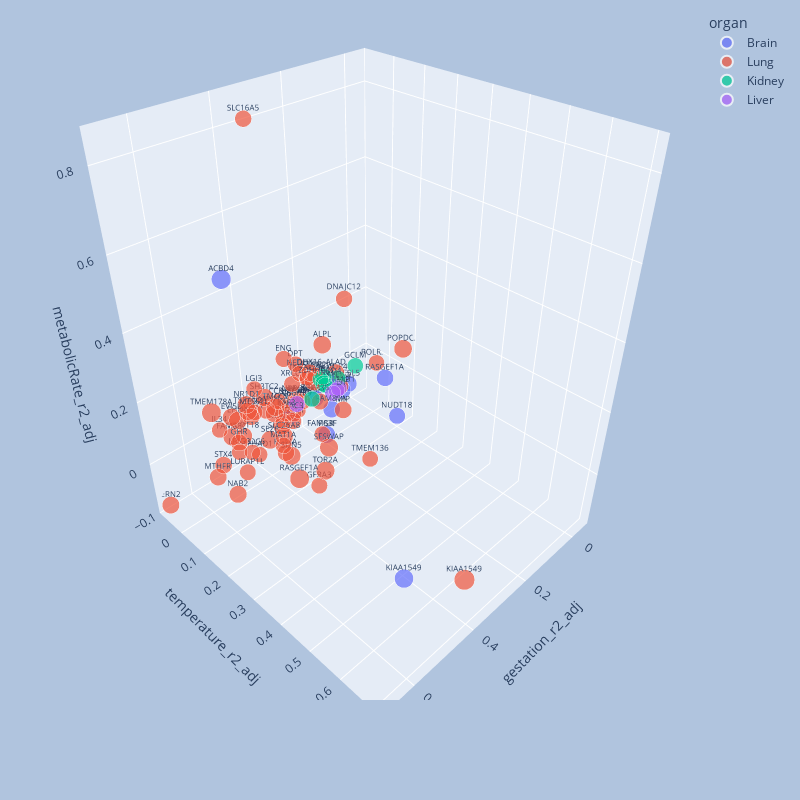

Write notebook code for a chart like this one.
### Code cell
import plotly.express as px
import numpy as np
fig = px.scatter_3d(df, x="gestation_r2_adj", y="temperature_r2_adj", z="metabolicRate_r2_adj", size="maxlifespan_r2_adj", color='organ',
                    text = "symbol", hover_data=['symbol'], width=800, height=800)
fig.update_layout(
    margin=dict(l=50, r=50, t=10, b=100),
    paper_bgcolor="LightSteelBlue",
)
fig.update_traces(textfont_size=8)
#fig.update_layout(scene_zaxis_type="log")
fig.show()

### Figure 1 — Plotly figure (JSON) as saved in the notebook; plotly's stock layout.template omitted (floating-point values rounded to 4 significant figures)
{"data": [{"customdata": [["ACBD4"], ["KIAA1549"], ["PGR"], ["NEDD4"], ["FAM81A"], ["CYHR1"], ["RASGEF1A"], ["TRIM35"], ["ACSL5"], ["NUDT18"], ["HDAC3"]], "hovertemplate": "organ=Brain<br>gestation_r2_adj=%{x}<br>temperature_r2_adj=%{y}<br>metabolicRate_r2_adj=%{z}<br>maxlifespan_r2_adj=%{marker.size}<br>symbol=%{text}<extra></extra>", "legendgroup": "Brain", "marker": {"color": "#636efa", "size": [0.7538, 0.7071, 0.6031, 0.5982, 0.5769, 0.5683, 0.5656, 0.5587, 0.5422, 0.5329, 0.5111], "sizemode": "area", "sizeref": 0.002065, "symbol": "circle"}, "mode": "markers+text", "name": "Brain", "scene": "scene", "showlegend": true, "text": ["ACBD4", "KIAA1549", "PGR", "NEDD4", "FAM81A", "CYHR1", "RASGEF1A", "TRIM35", "ACSL5", "NUDT18", "HDAC3"], "textfont": {"size": 8}, "type": "scatter3d", "x": [0.4957, 0.5119, 0.2818, 0.1777, 0.2199, 0.1274, 0.2071, 0.2353, 0.1067, 0.1256, 0.3142], "y": [0.006725, 0.604, 0.1007, -0.002072, 0.05512, -7.17e-05, 0.2468, 0.005458, 0.004403, 0.2153, -0.008322], "z": [0.5002, 0, -0.0331, 0.03639, -0.006763, -0.02041, 0.1964, 0.01191, -0.006343, 0.007803, -0.01458]}, {"customdata": [["TMEM178A"], ["RASGEF1A"], ["ZDHHC1"], ["SFSWAP"], ["TOR2A"], ["TSPAN2"], ["SUN5"], ["TMCC2"], ["SEZ6"], ["POPDC2"], ["NR1D1"], ["EHD4"], ["ALPL"], ["SH3TC2"], ["DCLK2"], ["SMPD1"], ["EVI5L"], ["SLC26A8"], ["FAM83C"], ["UNC79"], ["ERN2"], ["NAB2"], ["TAF3"], ["ALAD"], ["KCNK1"], ["DHX16"], ["MTHFR"], ["MIP"], ["STX4"], ["RGMA"], ["GHR"], ["ARHGAP1"], ["SLC16A5"], ["XPNPEP2"], ["CLUH"], ["DNAJC12"], ["CCDC83"], ["NUDT18"], ["ENG"], ["FNDC7"], ["MTSS1L"], ["MAT1A"], ["NEDD4"], ["SESN2"], ["GFRA3"], ["CLEC2L"], ["LGI3"], ["PKN3"], ["LURAP1L"], ["CCR7"], ["SLC7A10"], ["TMEM204"], ["XRCC1"], ["LRIG3"], ["PMM1"], ["NKD1"], ["KIAA1549"], ["CPLX3"], ["TMEM136"], ["FAM83F"], ["DPT"], ["POLR3H"], ["NDNF"], ["PIP4P2"], ["IL34"], ["CCDC6"], ["FHAD1"], ["NEDD1"]], "hovertemplate": "organ=Lung<br>gestation_r2_adj=%{x}<br>temperature_r2_adj=%{y}<br>metabolicRate_r2_adj=%{z}<br>maxlifespan_r2_adj=%{marker.size}<br>symbol=%{text}<extra></extra>", "legendgroup": "Lung", "marker": {"color": "#EF553B", "size": [0.7347, 0.7331, 0.7153, 0.6716, 0.6693, 0.6675, 0.6672, 0.6586, 0.6553, 0.6524, 0.6456, 0.643, 0.6388, 0.6345, 0.629, 0.627, 0.6269, 0.6262, 0.6262, 0.6052, 0.5904, 0.6047, 0.6017, 0.597, 0.5951, 0.5872, 0.5821, 0.582, 0.5816, 0.576, 0.5699, 0.5603, 0.5581, 0.556, 0.5547, 0.5529, 0.549, 0.5466, 0.5461, 0.5436, 0.5411, 0.5396, 0.5353, 0.5326, 0.5321, 0.5314, 0.5283, 0.5272, 0.5256, 0.5245, 0.5239, 0.5225, 0.5221, 0.5211, 0.5199, 0.519, 0.8259, 0.5178, 0.5157, 0.5139, 0.5123, 0.5087, 0.5066, 0.505, 0.5025, 0.5011, 0.5004, 0.5002], "sizemode": "area", "sizeref": 0.002065, "symbol": "circle"}, "mode": "markers+text", "name": "Lung", "scene": "scene", "showlegend": true, "text": ["TMEM178A", "RASGEF1A", "ZDHHC1", "SFSWAP", "TOR2A", "TSPAN2", "SUN5", "TMCC2", "SEZ6", "POPDC2", "NR1D1", "EHD4", "ALPL", "SH3TC2", "DCLK2", "SMPD1", "EVI5L", "SLC26A8", "FAM83C", "UNC79", "ERN2", "NAB2", "TAF3", "ALAD", "KCNK1", "DHX16", "MTHFR", "MIP", "STX4", "RGMA", "GHR", "ARHGAP1", "SLC16A5", "XPNPEP2", "CLUH", "DNAJC12", "CCDC83", "NUDT18", "ENG", "FNDC7", "MTSS1L", "MAT1A", "NEDD4", "SESN2", "GFRA3", "CLEC2L", "LGI3", "PKN3", "LURAP1L", "CCR7", "SLC7A10", "TMEM204", "XRCC1", "LRIG3", "PMM1", "NKD1", "KIAA1549", "CPLX3", "TMEM136", "FAM83F", "DPT", "POLR3H", "NDNF", "PIP4P2", "IL34", "CCDC6", "FHAD1", "NEDD1"], "textfont": {"size": 8}, "type": "scatter3d", "x": [0.5398, 0.5315, 0.38, 0.4196, 0.3542, 0.4327, 0.442, 0.3673, 0.38, -0.03409, 0.44, 0.4635, 0.1812, 0.3763, 0.3427, 0.3611, 0.4912, 0.3986, 0.4868, 0.3246, 0.6805, 0.5596, 0.3216, 0.1402, 0.4104, 0.2745, 0.5848, 0.2114, 0.5419, 0.3848, 0.5051, 0.3115, 0.4017, 0.2765, 0.3063, 0.275, 0.2726, 0.4444, 0.3216, 0.1983, 0.4391, 0.4571, 0.2712, 0.2265, 0.3574, 0.118, 0.3939, 0.279, 0.5359, 0.3239, 0.2703, 0.2193, 0.2894, 0.4714, 0.2599, 0.2728, 0.4212, 0.285, 0.2967, 0.2915, 0.2588, -0.04579, 0.2716, 0.2188, 0.515, 0.4335, 0.414, 0.3213], "y": [-0.04295, 0.2871, 0.1754, 0.2668, 0.1738, -0.03786, 0.1469, -0.004109, -0.02392, 0.08471, -0.03167, -0.04377, -0.01807, -0.03725, -0.04438, -0.05456, -0.02905, 0.06571, -0.04459, -0.03866, -0.07587, 0.06301, -0.01646, -0.01201, -0.05882, 0.03409, 0.02033, 0.09295, -0.01632, 0.04963, 0.01419, -0.04785, 0.01694, -0.05797, -0.0103, 0.1757, -0.005605, -0.05224, -0.01161, -0.01853, 0.0001122, 0.1379, -0.03727, -0.002928, 0.1496, -0.01936, -0.05498, -0.0224, 0.08376, -0.04612, -0.03746, -0.045, -0.02487, -0.04068, -0.0328, -0.04785, 0.6994, -0.03097, 0.2834, 0.09506, -0.04255, -0.03326, -0.02932, -0.04354, -0.05526, -0.03657, -0.03191, 0.0501], "z": [0.1089, 0.0975, 0.2411, 0.1105, -0.07012, 0.05485, 0.0213, 0.05059, -0.06884, 0.08675, 0.08406, 0.03771, 0.1556, 0.07051, -0.008823, 0.008004, 0.07371, 0.01049, -0.005337, -0.06159, -0.1425, -0.0904, -0.003909, 0.04224, 0.01136, 0.1361, -0.04131, 0.007544, -0.0521, -0.06605, 0.0224, -0.05812, 0.8498, -0.02992, -0.03642, 0.4262, 0.01622, -0.03206, 0.1819, -0.03293, 0.07622, 0.05984, 0.005816, 0.08245, -0.1389, -0.02195, 0.0979, 0.01076, -0.01489, 0.02143, -0.007568, 0.04572, 0.07529, -0.06659, -0.0005139, -0.05278, 0, 0.001523, 0.005221, -0.02941, 0.1169, -0.02907, -0.02944, 0.04816, 0.02884, -0.0892, -0.1064, 0.1666]}, {"customdata": [["SUN3"], ["AQP4"], ["TCF19"], ["SPP2"], ["GCLM"], ["ELL3"], ["CAB39L"]], "hovertemplate": "organ=Kidney<br>gestation_r2_adj=%{x}<br>temperature_r2_adj=%{y}<br>metabolicRate_r2_adj=%{z}<br>maxlifespan_r2_adj=%{marker.size}<br>symbol=%{text}<extra></extra>", "legendgroup": "Kidney", "marker": {"color": "#00cc96", "size": [0.5782, 0.568, 0.5569, 0.5107, 0.5077, 0.5074, 0.5068], "sizemode": "area", "sizeref": 0.002065, "symbol": "circle"}, "mode": "markers+text", "name": "Kidney", "scene": "scene", "showlegend": true, "text": ["SUN3", "AQP4", "TCF19", "SPP2", "GCLM", "ELL3", "CAB39L"], "textfont": {"size": 8}, "type": "scatter3d", "x": [0.1986, 0.1345, 0.1816, 0.1905, 0.05695, 0.272, 0.1747], "y": [0.001169, -0.01249, -0.01888, -0.02081, -0.01851, 0.03543, -0.01971], "z": [0.04194, 0.01743, 0.04637, 0.04011, 0.02023, 0.04709, 0.01208]}, {"customdata": [["C6orf89"], ["GNA12"], ["SMPD1"], ["CYHR1"]], "hovertemplate": "organ=Liver<br>gestation_r2_adj=%{x}<br>temperature_r2_adj=%{y}<br>metabolicRate_r2_adj=%{z}<br>maxlifespan_r2_adj=%{marker.size}<br>symbol=%{text}<extra></extra>", "legendgroup": "Liver", "marker": {"color": "#ab63fa", "size": [0.5325, 0.5172, 0.513, 0.5013], "sizemode": "area", "sizeref": 0.002065, "symbol": "circle"}, "mode": "markers+text", "name": "Liver", "scene": "scene", "showlegend": true, "text": ["C6orf89", "GNA12", "SMPD1", "CYHR1"], "textfont": {"size": 8}, "type": "scatter3d", "x": [0.2882, 0.1569, 0.1686, 0.1357], "y": [-0.01142, 0.00741, 0.004976, -0.006018], "z": [0.01252, -0.001246, -0.006822, -0.01305]}], "layout": {"height": 800, "legend": {"itemsizing": "constant", "title": {"text": "organ"}, "tracegroupgap": 0}, "margin": {"b": 100, "l": 50, "r": 50, "t": 10}, "paper_bgcolor": "LightSteelBlue", "scene": {"aspectmode": "auto", "aspectratio": {"x": 0.8818, "y": 0.9412, "z": 1.205}, "camera": {"center": {"x": 0, "y": 0, "z": 0}, "eye": {"x": 1.25, "y": 1.25, "z": 1.25}, "projection": {"type": "perspective"}, "up": {"x": 0, "y": 0, "z": 1}}, "domain": {"x": [0, 1], "y": [0, 1]}, "xaxis": {"title": {"text": "gestation_r2_adj"}, "type": "linear"}, "yaxis": {"title": {"text": "temperature_r2_adj"}, "type": "linear"}, "zaxis": {"title": {"text": "metabolicRate_r2_adj"}, "type": "linear"}}, "width": 800}}
